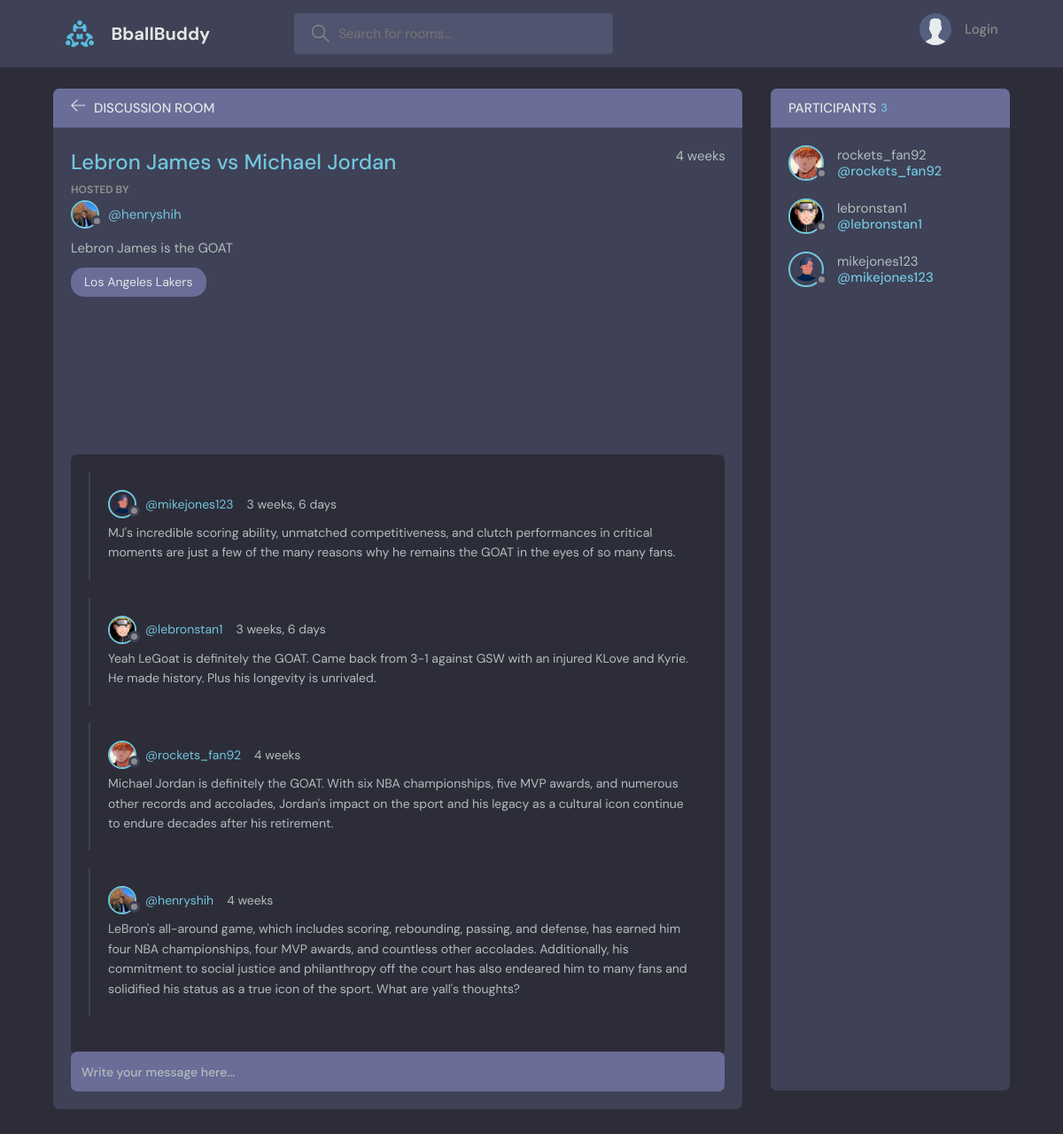
/room/1, run on the app's committed database.
### base/models.py (models this page shows, shortened)
class Room(models.Model):
    host = models.ForeignKey(User, on_delete=models.SET_NULL, null=True)
    topic = models.ForeignKey(Topic, on_delete=models.SET_NULL, null=True)
    name = models.CharField(max_length=200)
    description = models.TextField(null=True, blank=True)
    participants = models.ManyToManyField(User, related_name='participants', blank=True)
    updated = models.DateTimeField(auto_now=True)
    created = models.DateTimeField(auto_now_add=True)
    class Meta:
        ordering = ['-updated', '-created']

class Profile(models.Model):
    user = models.OneToOneField(User, null=True, on_delete=models.CASCADE)
    name = models.CharField(max_length=200, null=True, blank=True)
    email = models.EmailField(unique=True, null=True)
    date_created = models.DateTimeField(auto_now_add=True, null=True)
    bio = models.TextField(null=True)
    avatar = models.ImageField(null=True, default="avatar.svg")

class Topic(models.Model):
    name = models.CharField(max_length=200)
    def __str__(self):
        return self.name

class Message(models.Model):
    user = models.ForeignKey(User,on_delete=models.CASCADE)
    room = models.ForeignKey(Room, on_delete=models.CASCADE)
    body = models.TextField()
    updated = models.DateTimeField(auto_now=True)
    created = models.DateTimeField(auto_now_add=True)
    class Meta:
        ordering = ['-updated', '-created']

### base/views.py (the view, shortened to what this page needs)
# urls.py: path('room/<str:pk>',views.room,name='room'),
def room(request,pk):
    room = Room.objects.get(id=pk)
    room_messages = room.message_set.all().order_by('-created')
    participants = room.participants.all()
    context = {'room':room, 'room_messages':room_messages, 'participants':participants}
    return  render(request,'base/room.html', context)

### base/templates/base/room.html (shortened to what this page needs)
{%extends 'main.html'%} {%block content%}
<main class="profile-page layout layout--2">
  <div class="container">
    <div class="room">
      <div class="room__top">
        <div class="room__topLeft">
          <a href="{%url 'home'%}">
            <svg
              version="1.1"
              xmlns="http://www.w3.org/2000/svg"
              width="32"
              height="32"
              viewBox="0 0 32 32"
            >
              <title>arrow-left</title>
              <path
                d="M13.723 2.286l-13.723 13.714 13.719 13.714 1.616-1.611-10.96-10.96h27.625v-2.286h-27.625l10.965-10.965-1.616-1.607z"
              ></path>
            </svg>
          </a>
          <h3>Discussion Room</h3>
        </div>
      </div>
      <div class="room__box scroll">
        <div class="room__header scroll">
          <div class="room__info">
            <h3>{{room.name}}</h3>
            <span>{{room.created|timesince}}</span>
          </div>
          <div class="room__hosted">
            <p>Hosted By</p>
            <a href="#" class="room__author">
              <div class="avatar avatar--small">
                <img src="{{room.host.profile.avatar.url}}" />
              </div>
              <span>@{{room.host}}</span>
            </a>
          </div>
          <div class="room__details">{{room.description}}</div>
          <span class="room__topics">{{room.topic}}</span>
        </div>
        <div class="room__conversation">
          <div class="threads scroll">
            {% for message in room_messages%}
            <div class="thread">
              <div class="thread__top">
                <div class="thread__author">
                  <a
                    href="{%url 'user-profile' message.user.id%}"
                    class="thread__authorInfo"
                  >
                    <div class="avatar avatar--small">
                      <img src="{{message.user.profile.avatar.url}}" />
                    </div>
                    <span>@{{message.user}}</span>
                  </a>
                  <span class="thread__date"
                    >{{message.created|timesince}}</span
                  >
                </div>
              </div>
              <div class="thread__details">{{message.body}}</div>
            </div>
            {%endfor block%}
          </div>
        </div>
      </div>
      <div class="room__message">
        <form method="POST" action="">
          <input name="body" placeholder="Write your message here..." />
        </form>
      </div>
    </div>
    <div class="participants">
      <h3 class="participants__top">
        Participants <span>{{participants.count}}</span>
      </h3>
      <div class="participants__list scroll">
        {%for participant in participants%}
        <a href="{%url 'user-profile' participant.id%}" class="participant">
          <div class="avatar avatar--medium">
            <img src="{{participant.profile.avatar.url}}" />
          </div>
          <p>
            {{participant.username}}
            <span>@{{participant.username}}</span>
          </p>
        </a>
        {%endfor%}
      </div>
    </div>
  </div>
</main>
{%endblock content%}

### data on the page
Room: name "Lebron James vs Michael Jordan", created "4 weeks", host.profile.avatar (picture), host "henryshih", description "Lebron James is the GOAT", topic "Los Angeles Lakers"
Message: user.profile.avatar (picture), user "mikejones123", created "3 weeks, 6 days", body "MJ's incredible scoring ability, unmatched competitiveness, and clutch performances in critical moments are just a few of the many reasons why he remains the GOAT in the eyes of so many fans."
Message: user.profile.avatar (picture), user "lebronstan1", created "3 weeks, 6 days", body "Yeah LeGoat is definitely the GOAT. Came back from 3-1 against GSW with an injured KLove and Kyrie. He made history. Plus his longevity is unrivaled."
Message: user.profile.avatar (picture), user "rockets_fan92", created "4 weeks", body "Michael Jordan is definitely the GOAT. With six NBA championships, five MVP awards, and numerous other records and accolades, Jordan's impact on the sport and his legacy as a cultural icon continue to endure decades after his retirement."
Message: user.profile.avatar (picture), user "henryshih", created "4 weeks", body "LeBron's all-around game, which includes scoring, rebounding, passing, and defense, has earned him four NBA championships, four MVP awards, and countless other accolades. Additionally, his commitment to social justice and philanthropy off the court has also endeared him to many fans and solidified his status as a true icon of the sport. What are yall's thoughts?"

### other printed values
{{ participants.count }} "3"
{{ participant.username }} "rockets_fan92"
{{ participant.username }} "lebronstan1"
{{ participant.username }} "mikejones123"
